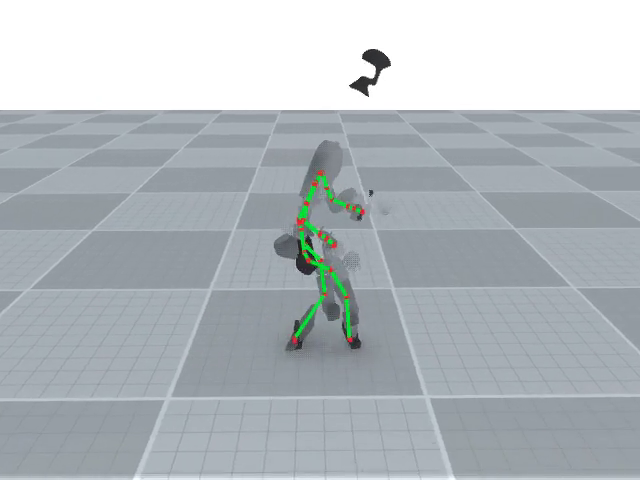
#> input picture Demos/MotionBricksReplay/frame_0050_evih_new.png, 640 x 480 px
$ python draw_bboxes.py
#> lines starting #> are read from the running program, lines starting #| are printed output that depends on the picture; after the words box and inside, x2 and y2 are one past the last pixel; in counts of white or black regions, pixels touching at a corner belong together
import cv2
import numpy as np

def draw_bbox(img_path, threshold_type='evih'):
#> called with img_path = 'frame_0050_evih_new.png', threshold_type = 'evih'
    img = cv2.imread(img_path)
#> img is the input picture: shape (480, 640, 3); mean B, G, R 189.5, 185.1, 178.3
    if img is None: return None
    gray = cv2.cvtColor(img, cv2.COLOR_BGR2GRAY)
    if threshold_type == 'evih':
        _, mask = cv2.threshold(gray, 180, 255, cv2.THRESH_BINARY_INV)
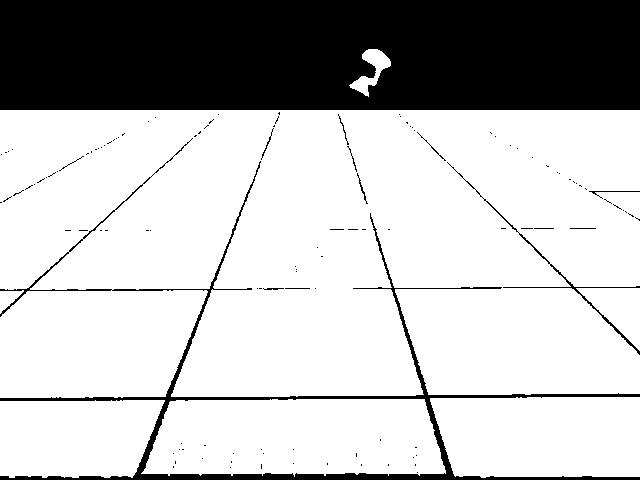
#> mask: shape (480, 640); 74.3% white; 119 black regions (105 under 20 px)
        # remove ground shadow below the robot manually to get accurate height
        # just find the top and bottom
    else:
        hsv = cv2.cvtColor(img, cv2.COLOR_BGR2HSV)
        sky_mask = cv2.inRange(hsv, np.array([100, 50, 50]), np.array([140, 255, 255]))
        robot_mask = cv2.bitwise_not(sky_mask)
        _, thresh = cv2.threshold(gray, 70, 255, cv2.THRESH_BINARY)
        mask = cv2.bitwise_and(thresh, thresh, mask=robot_mask)

    contours, _ = cv2.findContours(mask, cv2.RETR_EXTERNAL, cv2.CHAIN_APPROX_SIMPLE)
#> contours = 7 contours; box (x1, y1, x2, y2) and area: (0, 110, 640, 398) 176292, (141, 399, 446, 477) 20438, (430, 397, 640, 478) 15461, (0, 400, 165, 478) 11126, (576, 288, 640, 351) 1944, (349, 49, 391, 97) 677, (0, 290, 24, 314) 251
    if contours:
        c = max(contours, key=cv2.contourArea)
#> c = contour of 821 points, box (x1, y1, x2, y2) (0, 110, 640, 398), area 176292
        x, y, w, h = cv2.boundingRect(c)
#> x = 0; y = 110; w = 640; h = 288
        print(f"BBox {threshold_type}: x={x}, y={y}, w={w}, h={h}")
#| BBox evih: x=0, y=110, w=640, h=288
        cv2.rectangle(img, (x, y), (x+w, y+h), (0, 0, 255), 2)
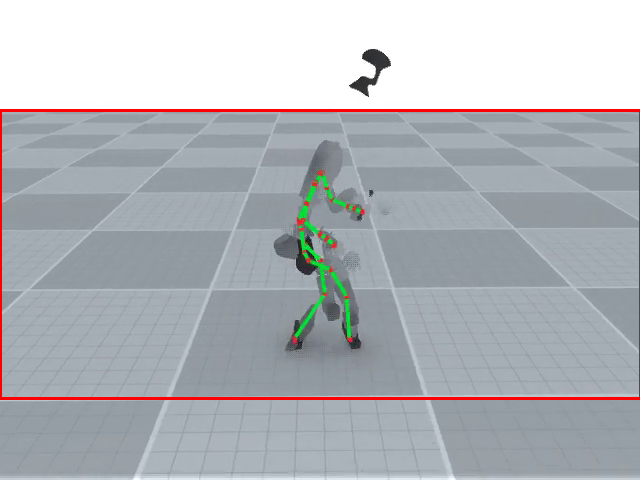
#> img: shape (480, 640, 3); 1.53% of pixels changed, all inside (x1, y1, x2, y2) = (0, 109, 640, 400)
    return img

img1 = draw_bbox('frame_0050_evih_new.png', 'evih')
#> (the run stopped early here; a loop or call above may not have finished)
